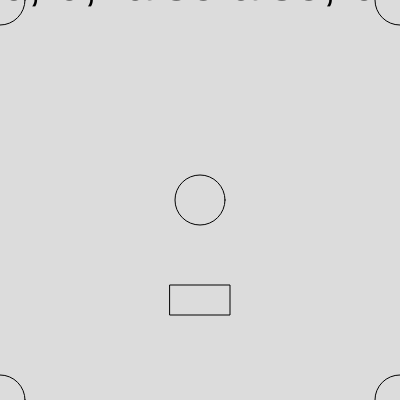
Frame 1 (no input)
Frame 60 (no input): identical to frame 1, image omitted
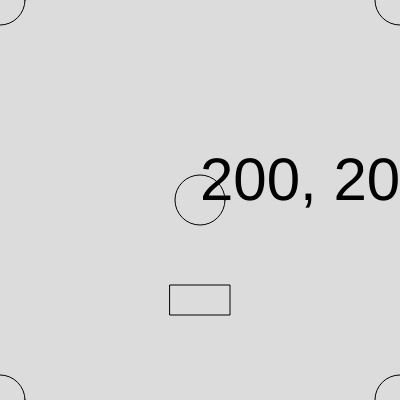
Frame 120 (the mouse pressed at the canvas centre since frame 60)

The p5.js sketch that drew these frames (run headless with seeded random() and noise() and a simulated clock; from frame 60 on, the mouse is pressed at the canvas centre):

// p5.js sketch
// ── sketch.js
// user event + day one challenge
// Mr.Scott
// sept 11, 2025

//Global variables here...
//Can only work with simple data in this
//section of code. No system varibles are
//available until in setup(), ...after canvas is made

let circleColor = false;
let currentColor = "white";

let x;   let y = 300;

let tSize = 50; //for text-font size

//  declaration   initialization

function setup() {
  createCanvas(400,400);
  x = width/2;
}

function draw() {
  background(220);
  challenge(); //coordinate system challenge
  rectMode(CENTER);
  movement();
  rect(x,y,60,30);
  mouseReport();

}

function mouseReport(){
  //inspect some of the built-ins (system variables)
  // for workin with a mouse
  fill(0);
  let src = mouseX + ", " + mouseY + ", " + mouseIsPressed + mouseIsPressed + ", " + mouseButton;
  textSize(tSize);
  text(src, mouseX, mouseY);

  if(mouseIsPressed){
    
  }

}

function mousePressed(){
  tSize = random(10, 80);
}












function movement(){
  //check for keyboard pressed each frame
  //and move rects accordingly

  //if (keyCode === RIGHT_ARROW && keyIsPressed) x += 5;
  //else if (keyCode === LEFT_ARROW && keyIsPressed) x -= 5;

  if (keyIsDown(UP_ARROW)) y -= 5;
  if (keyIsDown(DOWN_ARROW)) y += 5;
  if (keyIsDown(LEFT_ARROW)) x -= 5;
  if (keyIsDown(RIGHT_ARROW)) x += 5;

}





function keyPressed(){
  //this is a special event function
  //automatically called anytime a keyboard
  //button is pressed

  //if(keyCode === LEFT_ARROW) x = x - 10;

  print("key was pressed");
  if(key === "g") currentColor = "green";
  else if (keyCode === CONTROL) currentColor = "blue";

  circleColor = !circleColor;

  //How to tell WHICH key was pressed??
}

function challenge(){
  //draw 5 hollow circles, in 4 corners
  //and center position
  noFill();

  if(circleColor){ //circleColor === true
    fill(currentColor);  
  }
  //5 circles
  circle(0,0,50); //WRONG

  circle(400,0,50);

  circle(0,400,50);

  circle(400,400,50);

  circle(200,200,50);
}
